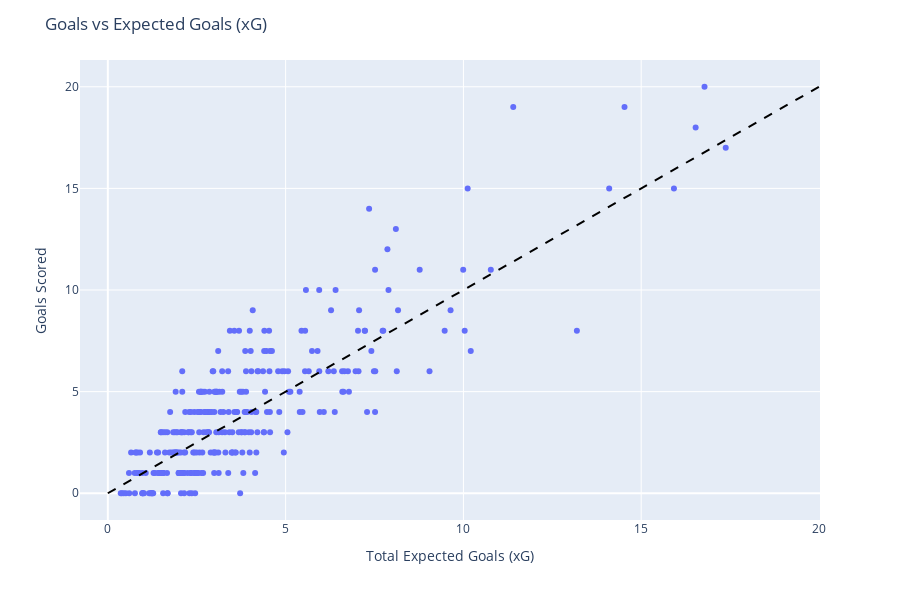

Write notebook code for a chart like this one.
### Code cell
import plotly.express as px

df = player_summary.copy()

# Select top 6 players by total_xG
#top_xg_df = df.sort_values("total_xG", ascending=False).head(6)

# Scatter plot for top 6 only
fig = px.scatter(
    df,
    x="total_xG",
    y="goals",
    size_max=15,
    hover_data=["player_name", "teams","age","goals", "total_xG"]
)

# Add diagonal reference line (Goals = xG)
lims = [df[["total_xG","goals"]].min().min(), df[["total_xG","goals"]].max().max()]
fig.add_shape(
    type="line",
    x0=lims[0], y0=lims[0],
    x1=lims[1], y1=lims[1],
    line=dict(color="black", dash="dash")
)

fig.update_layout(
    title="Goals vs Expected Goals (xG)",
    xaxis_title="Total Expected Goals (xG)",
    yaxis_title="Goals Scored",
    legend_title="Player",
    width=900,
    height=600
)

fig.show()

### Figure 1 — Plotly figure (JSON) as saved in the notebook; plotly's stock layout.template omitted (floating-point values rounded to 4 significant figures; data arrays with more than 128 entries replaced by an {"elided": "..."} marker saying what was removed)
{"data": [{"customdata": [["Yoshinori Muto", ["FSV Mainz 05"], 22], ["Arnaldo Antonio Sanabria Ayala", ["Sporting Gijón"], 18], ["Aïssa Mandi", ["Stade de Reims"], 23], ["Khouma El Hadji Babacar", ["Fiorentina"], 21], ["Carlos Castro García", ["Sporting Gijón"], 19], ["Mauro Emanuel Icardi Rivero", ["Inter Milan"], 21], ["Francisco Alcácer García", ["Valencia"], 21], ["Jhon Andrés Córdoba Copete", ["FSV Mainz 05"], 21], ["Álvaro Vázquez García", ["Getafe"], 23], ["Mark Uth", ["Hoffenheim"], 23], ["Neymar da Silva Santos Junior", ["Barcelona"], 22], ["Cédric Bakambu", ["Villarreal"], 23], ["Hélder Wander Sousa Azevedo Costa", ["AS Monaco"], 20], ["Alexandre Lacazette", ["Lyon"], 23], ["Romelu Lukaku Menama", ["Everton"], 21], ["John Guidetti", ["Celta Vigo"], 22], ["Guido Marcelo Carrillo", ["AS Monaco"], 23], ["Borja González Tomás", ["Eibar"], 22], ["Kelechi Promise Iheanacho", ["Manchester City"], 18], ["Diego Alejandro Rolan Silva", ["Bordeaux"], 21], ["Thievy Guivane Bifouma Koulossa", ["Granada", "Stade de Reims"], 22], ["Duván Esteban Zapata Banguera", ["Udinese"], 23], ["Steve Cook", ["AFC Bournemouth"], 23], ["Joël Andre Job Matip", ["Schalke 04"], 23], ["Andrea Belotti", ["Torino"], 21], ["Thorgan Hazard", ["Borussia Mönchengladbach"], 21], ["Virgil van Dijk", ["Southampton"], 23], ["Connor Wickham", ["Crystal Palace"], 21], ["Timo Werner", ["VfB Stuttgart"], 18], ["Michy Batshuayi Tunga", ["Marseille"], 21], ["Mario Pašalić", ["AS Monaco"], 19], ["Luciano Vietto", ["Atlético Madrid"], 21], ["Santiago Mina Lorenzo", ["Valencia"], 19], ["Antoine Griezmann", ["Atlético Madrid"], 23], ["Joshua King", ["AFC Bournemouth"], 22], ["Abdul Majeed Waris", ["Lorient"], 23], ["Martin Braithwaite Christensen", ["Toulouse"], 23], ["Gnaly Maxwell Cornet", ["Lyon"], 18], ["Raheem Sterling", ["Manchester City"], 20], ["Álvaro Borja Morata Martín", ["Juventus"], 22], ["Aleksandar Mitrović", ["Newcastle United"], 20], ["Stefan Bell", ["FSV Mainz 05"], 23], ["Jesé Rodríguez Ruiz", ["Real Madrid"], 21], ["Enzo Crivelli", ["Bordeaux"], 19], ["Anthony Martial", ["AS Monaco", "Manchester United"], 19], ["Yunus Mallı", ["FSV Mainz 05"], 22], ["Lukas Hinterseer", ["Ingolstadt"], 23], ["Sadio Mané", ["Southampton"], 22], ["Saido Berahino", ["West Bromwich Albion"], 21], ["Gerard Moreno Balaguero", ["Espanyol"], 22], ["Pierre-Michel Lasogga", ["Hamburger SV"], 23], ["Erik Lamela", ["Tottenham Hotspur"], 22], ["Manuel Pucciarelli", ["Empoli"], 23], ["José Ramiro Funes Mori", ["Everton"], 23], ["Jerry Uche Mbakogu", ["Carpi"], 22], ["Lucas Rodrigues Moura da Silva", ["Paris Saint-Germain"], 22], ["Julian Brandt", ["Bayer Leverkusen"], 18], ["Jean-Christophe Bahebeck", ["Saint-Étienne"], 21], ["Willian José da Silva", ["Las Palmas"], 23], ["Lucas Ariel Ocampos", ["Marseille"], 20], ["Marco Asensio Willemsen", ["Espanyol"], 18], ["Layvin Kurzawa", ["AS Monaco", "Paris Saint-Germain"], 22], ["Jeison Fabián Murillo Cerón", ["Inter Milan"], 22], ["Heung-Min Son", ["Tottenham Hotspur", "Bayer Leverkusen"], 22], ["Lukas Rupp", ["VfB Stuttgart"], 23], ["Deyverson Brum Silva Acosta", ["Levante UD"], 23], ["Roberto Inglese", ["Chievo"], 23], ["Oscar Hiljemark", ["Palermo"], 22], ["Sabin Merino Zuloaga", ["Athletic Club"], 22], ["Mattia Destro", ["Bologna"], 23], ["Serge Aurier", ["Paris Saint-Germain"], 22], ["Yassine Benzia", ["Lille"], 20], ["Diego Falcinelli", ["Sassuolo"], 23], ["Max Meyer", ["Schalke 04"], 19], ["Bernardo Mota Veiga de Carvalho e Silva", ["AS Monaco"], 20], ["Bryan Dabo", ["Montpellier"], 22], ["Gregoire Defrel", ["Sassuolo"], 23], ["Harry Kane", ["Tottenham Hotspur"], 21], ["Roger Martí Salvador", ["Levante UD"], 23], ["Andrej Kramarić", ["Leicester City", "Hoffenheim"], 23], ["Ryder Matos Santos", ["Carpi", "Udinese"], 21], ["Manolo Gabbiadini", ["Napoli"], 23], ["Sergio Ezequiel Araújo", ["Las Palmas"], 22], ["Stephan El Shaarawy", ["AS Roma", "AS Monaco"], 22], ["Josef Alexander Martínez Mencia", ["Torino"], 21], ["Joel Nathaniel Campbell Samuels", ["Arsenal"], 22], ["Rodrigue Casimir Ninga", ["Montpellier"], 21], ["Ousmane Dembélé", ["Rennes"], 17], ["Silvan Widmer", ["Udinese"], 21], ["Riyad Mahrez", ["Leicester City"], 23], ["Gadji Celi Carmen Junior Tallo", ["Lille"], 22], ["Leonardo Bittencourt", ["FC Köln"], 21], ["Iker Muniain Goñi", ["Athletic Club"], 22], ["Thiago Alcântara do Nascimento", ["Bayern Munich"], 23], ["Jannik Vestergaard", ["Werder Bremen"], 22], ["Mikel Oyarzabal Ugarte", ["Real Sociedad"], 17], ["Simon Zoller", ["FC Köln"], 23], ["Rodrigo Moreno Machado", ["Valencia"], 23], ["Jairo Samperio Bustara", ["FSV Mainz 05"], 21], ["Nicolas de Roussel de Préville", ["Stade de Reims"], 23], ["Lucas Vázquez Iglesias", ["Real Madrid"], 23], ["Luis Fernando Muriel Fruto", ["Sampdoria"], 23], ["Mohamed Salah", ["AS Roma"], 22], ["Carlos Joaquín Correa", ["Sampdoria"], 20], ["Wilfried Zaha", ["Crystal Palace"], 22], ["Kenan Karaman", ["Hannover 96"], 20], ["Kingsley Coman", ["Juventus", "Bayern Munich"], 18], ["Michael Gregoritsch", ["Hamburger SV"], 20], ["Kevin Volland", ["Hoffenheim"], 22], ["Mathew Leckie", ["Ingolstadt"], 23], ["Alassane Pléa", ["OGC Nice"], 21], ["Genki Haraguchi", ["Hertha Berlin"], 23], ["Paulo Bruno Exequiel Dybala", ["Juventus"], 21], ["Theoson Jordan Siebatcheu", ["Stade de Reims"], 18], ["M''Baye Babacar Niang", ["AC Milan"], 20], ["Juan Pablo Añor Acosta", ["Málaga"], 20], ["Adem Ljajić", ["Inter Milan"], 23], ["Ángel Martín Correa", ["Atlético Madrid"], 19], ["Luis Alberto Romero Alconchel", ["RC Deportivo La Coruña"], 22], ["Francisco Román Alarcón Suárez", ["Real Madrid"], 22], ["Kevin Lasagna", ["Carpi"], 22], ["Jeffrey Schlupp", ["Leicester City"], 22], ["Roberto Firmino Barbosa de Oliveira", ["Liverpool"], 23], ["Benjamin Jeannot", ["Lorient"], 22], ["Julian Draxler", ["Schalke 04", "Wolfsburg"], 21], ["Kevin De Bruyne", ["Manchester City", "Wolfsburg"], 23], ["Jack Rodwell", ["Sunderland"], 23], ["Marcus Coco", ["Guingamp"], 18], ["Nicola Sansone", ["Sassuolo"], 23], ["Shkodran Mustafi", ["Valencia"], 22], ["Jozabed Sánchez Ruiz", ["Rayo Vallecano"], 23], ["Diego Sebastián Laxalt Suárez", ["Genoa"], 21], ["André Biyogo Poko", ["Bordeaux"], 21], ["Corentin Tolisso", ["Lyon"], 20], ["Bamidele Alli", ["Tottenham Hotspur"], 18], ["Rachid Ghezzal", ["Lyon"], 22], ["Divock Okoth Origi", ["Liverpool"], 19], ["Keita Baldé Diao", ["Lazio"], 19], ["Víctor Camarasa Ferrando", ["Levante UD"], 20], ["Haris Seferović", ["Eintracht Frankfurt"], 22], ["Adalberto Peñaranda Maestre", ["Granada"], 17], ["Fabio Borini", ["Sunderland"], 23], ["Gonzalo Escalante", ["Eibar"], 21], ["Oscar dos Santos Emboaba Júnior", ["Chelsea"], 23], ["Simone Zaza", ["Juventus"], 23], ["Oriol Romeu Vidal", ["Southampton"], 23], ["Admir Mehmedi", ["Bayer Leverkusen"], 23], ["Raphaël Adelino José Guerreiro", ["Lorient"], 21], ["Wahbi Khazri", ["Sunderland", "Bordeaux"], 23], ["Florian Thauvin", ["Newcastle United", "Marseille"], 21], ["Ivaylo Chochev", ["Palermo"], 21], ["Jesse Lingard", ["Manchester United"], 22], ["Leroy Sané", ["Schalke 04"], 18], ["Armindo Tué Na Bangna", ["Real Sociedad"], 20], ["Isaac Ajayi Success", ["Granada"], 18], ["Roberto Soriano", ["Sampdoria"], 23], ["Riccardo Saponara", ["Empoli"], 23], ["Eden Hazard", ["Chelsea"], 23], ["Jorge Franco Alviz", ["Espanyol"], 21], ["Daniele Baselli", ["Torino"], 22], ["Abdoulaye Doucouré", ["Rennes", "Granada"], 22], ["Jorge Resurrección Merodio", ["Atlético Madrid"], 22], ["Iñaki Williams Arthuer", ["Athletic Club"], 20], ["Lorenzo Pellegrini", ["Sassuolo"], 18], ["Gilles Sunu", ["Angers"], 23], ["Pablo Sarabia García", ["Getafe"], 22], ["Memphis Depay", ["Manchester United"], 20], ["Felipe Anderson Pereira Gomes", ["Lazio"], 21], ["Leonardo Carrilho Baptistão", ["Villarreal"], 22], ["Nicolas Benezet", ["Guingamp"], 23], ["Christian Clemens", ["FSV Mainz 05"], 23], ["Filip Kostić", ["VfB Stuttgart"], 22], ["Cristian Tello Herrera", ["Fiorentina"], 23], ["Sergi Darder Moll", ["Málaga", "Lyon"], 21], ["Thomas Touré", ["Bordeaux"], 21], ["Adrián Embarba Blázquez", ["Rayo Vallecano"], 22], ["Thomas Lemar", ["AS Monaco"], 19], ["Sofiane Boufal", ["Lille"], 21], ["Georges-Kévin Nkoudou Mbida", ["Marseille"], 19], ["Adryan Oliveira Tavares", ["Nantes"], 20], ["Andy Delort", ["Caen"], 23], ["Adrien Thomasson", ["Nantes"], 21], ["Corentin Jean", ["Troyes"], 19], ["Ayoze Pérez Gutiérrez", ["Newcastle United"], 21], ["Jean Michaël Seri", ["OGC Nice"], 23], ["Kévin Mayi", ["Gazélec Ajaccio"], 21], ["Alen Halilović", ["Sporting Gijón"], 18], ["Nadiem Amiri", ["Hoffenheim"], 18], ["Jordan Ayew", ["Aston Villa"], 23], ["James David Rodríguez Rubio", ["Real Madrid"], 23], ["Sergio Gontán Gallardo", ["Eibar"], 23], ["Ross Barkley", ["Everton"], 21], ["Marcos Paulo Mesquita Lopes", ["Lille", "AS Monaco"], 19], ["Adam Ounas", ["Bordeaux"], 18], ["Victor Wanyama", ["Southampton"], 23], ["Florian Grillitsch", ["Werder Bremen"], 19], ["Leon Goretzka", ["Schalke 04"], 19], ["Luca Paganini", ["Frosinone"], 21], ["Aleksandar Trajkovski", ["Palermo"], 22], ["Maximilian Arnold", ["Wolfsburg"], 20], ["Denis Suárez Fernández", ["Villarreal"], 20], ["Jimmy Cabot", ["Troyes", "Lorient"], 20], ["Sergej Milinković-Savić", ["Lazio"], 19], ["François Kamano", ["Bastia"], 18], ["Emre Can", ["Liverpool"], 20], ["Marco Benassi", ["Torino"], 20], ["Eric Dier", ["Tottenham Hotspur"], 20], ["Federico Bernardeschi", ["Fiorentina"], 20], ["Saúl Ñíguez Esclapez", ["Atlético Madrid"], 20], ["Alex Oxlade-Chamberlain", ["Arsenal"], 21], ["Domenico Berardi", ["Sassuolo"], 20], ["Mahmoud Dahoud", ["Borussia Mönchengladbach"], 19], ["André Filipe Tavares Gomes", ["Valencia"], 21], ["Philippe Coutinho Correia", ["Liverpool"], 22], ["Manuel Lanzini", ["West Ham United"], 21], ["Yannick Ferreira Carrasco", ["Atlético Madrid"], 21], ["Xherdan Shaqiri", ["Stoke City"], 23], ["Jean-Daniel Akpa Akpro", ["Toulouse"], 22], ["Alessandro Florenzi", ["AS Roma"], 23], ["Marcelo Brozović", ["Inter Milan"], 22], ["Nathan Redmond", ["Norwich City"], 20], ["Nathaniel Edwin Clyne", ["Liverpool"], 23], ["Levin Mete Öztunali", ["Werder Bremen"], 18], ["Pablo Fornals Malla", ["Málaga"], 18], ["Djibril Sidibé", ["Lille"], 22], ["Álvaro Medrán Just", ["Getafe"], 20], ["Yannick Gerhardt", ["FC Köln"], 20], ["Jeff Louis", ["Caen"], 22], ["Yacine Bammou", ["Nantes"], 23], ["Matteo Politano", ["Sassuolo"], 21], ["Alhassane Bangoura", ["Rayo Vallecano", "Stade de Reims"], 22], ["Samuel Castillejo Azuaga", ["Villarreal"], 19], ["Paul Pogba", ["Juventus"], 21], ["Hakan Çalhanoğlu", ["Bayer Leverkusen"], 20], ["Yannis Salibur", ["Guingamp"], 23], ["Seko Fofana", ["Bastia"], 19], ["Jefferson Andrés Lerma Solís", ["Levante UD"], 20], ["Jordan Ferri", ["Lyon"], 22], ["Didier Ndong Ibrahim", ["Lorient"], 20], ["Jesús Joaquín Fernández Sáez de la Torre", ["Genoa", "AC Milan"], 21], ["Rubén Pardo Gutiérrez", ["Real Sociedad"], 22], ["Lorenzo Insigne", ["Napoli"], 23], ["Allan Marques Loureiro", ["Napoli"], 23], ["Pierre-Emile Højbjerg", ["Schalke 04"], 19], ["Saphir Sliti Taïder", ["Bologna"], 22], ["Jordon Ibe", ["Liverpool"], 19], ["Andros Townsend", ["Newcastle United", "Tottenham Hotspur"], 23], ["Issiaga Sylla", ["Gazélec Ajaccio"], 21], ["Joseph Alfred Duncan", ["Sassuolo"], 21], ["James Ward-Prowse", ["Southampton"], 20], ["Christian Dannemann Eriksen", ["Tottenham Hotspur"], 22], ["Robert Brady", ["Norwich City"], 22], ["José Luis García del Pozo", ["Málaga"], 23], ["Carlos Henrique Casimiro", ["Real Madrid"], 22], ["Valentin Eysseric", ["Saint-Étienne"], 22], ["Isaac Cofie", ["Carpi"], 23], ["Marc Stendera", ["Eintracht Frankfurt"], 19], ["Tolga Ciğerci", ["Hertha Berlin"], 22], ["Geoffrey Kondogbia", ["Inter Milan"], 21], ["Jonathan Rodríguez Menéndez", ["Sporting Gijón"], 23], ["Fernando Lucas Martins", ["Sampdoria"], 22], ["Wanderson Maciel Sousa Campos", ["Getafe"], 20], ["Leandro Bacuna", ["Aston Villa"], 23], ["Piotr Zieliński", ["Empoli"], 20], ["Alberto Moreno Pérez", ["Liverpool"], 22], ["Sergio Canales Madrazo", ["Real Sociedad"], 23], ["Fábio Henrique Tavares", ["AS Monaco"], 21], ["Manuel Trigueros Muñoz", ["Villarreal"], 23], ["Granit Xhaka", ["Borussia Mönchengladbach"], 22], ["Rubén Rochina Naixes", ["Granada"], 23], ["Jules Olivier Ntcham", ["Genoa"], 18], ["Bruno Miguel Borges Fernandes", ["Udinese"], 20], ["Dominik Kohr", ["Augsburg"], 20], ["Federico Nicolás Cartabia", ["RC Deportivo La Coruña"], 21], ["Jonjo Shelvey", ["Newcastle United", "Swansea City"], 22], ["Gilbert Gianelli Imbula Wanga", ["Stoke City"], 22], ["N''Golo Kanté", ["Leicester City"], 23], ["Marten de Roon", ["Atalanta"], 23], ["Ali Adnan Kadhim Al Tameemi", ["Udinese"], 21], ["Matías Vecino Falero", ["Fiorentina"], 23], ["Federico Viviani", ["Hellas Verona"], 22], ["David Olatukunbo Alaba", ["Bayern Munich"], 22], ["Pascal Groß", ["Ingolstadt"], 23], ["Danilo Cataldi", ["Lazio"], 20], ["Adrien Regattin", ["Toulouse"], 23], ["Marcel Büchel", ["Empoli"], 23], ["Hamari Traoré", ["Stade de Reims"], 22], ["Afriyie Acquah", ["Torino"], 22], ["Jessy Pi", ["Troyes"], 21], ["Amadou Diawara", ["Bologna"], 17], ["Mário Rui Silva Duarte", ["Empoli"], 23], ["Achraf Lazaar", ["Palermo"], 22], ["Johannes Geis", ["Schalke 04"], 21], ["Mirko Gori", ["Frosinone"], 21], ["Leandro Daniel Paredes", ["Empoli"], 20], ["Robert Gucher", ["Frosinone"], 23]], "hovertemplate": "total_xG=%{x}<br>goals=%{y}<br>player_name=%{customdata[0]}<br>teams=%{customdata[1]}<br>age=%{customdata[2]}<extra></extra>", "legendgroup": "", "marker": {"color": "#636efa", "symbol": "circle"}, "mode": "markers", "name": "", "orientation": "v", "showlegend": false, "type": "scatter", "x": {"elided": "296 float values"}, "xaxis": "x", "y": {"elided": "296 int values"}, "yaxis": "y"}], "layout": {"height": 600, "legend": {"title": {"text": "Player"}, "tracegroupgap": 0}, "margin": {"t": 60}, "shapes": [{"line": {"color": "black", "dash": "dash"}, "type": "line", "x0": 0, "x1": 20, "y0": 0, "y1": 20}], "title": {"text": "Goals vs Expected Goals (xG)"}, "width": 900, "xaxis": {"anchor": "y", "domain": [0, 1], "title": {"text": "Total Expected Goals (xG)"}}, "yaxis": {"anchor": "x", "domain": [0, 1], "title": {"text": "Goals Scored"}}}}
